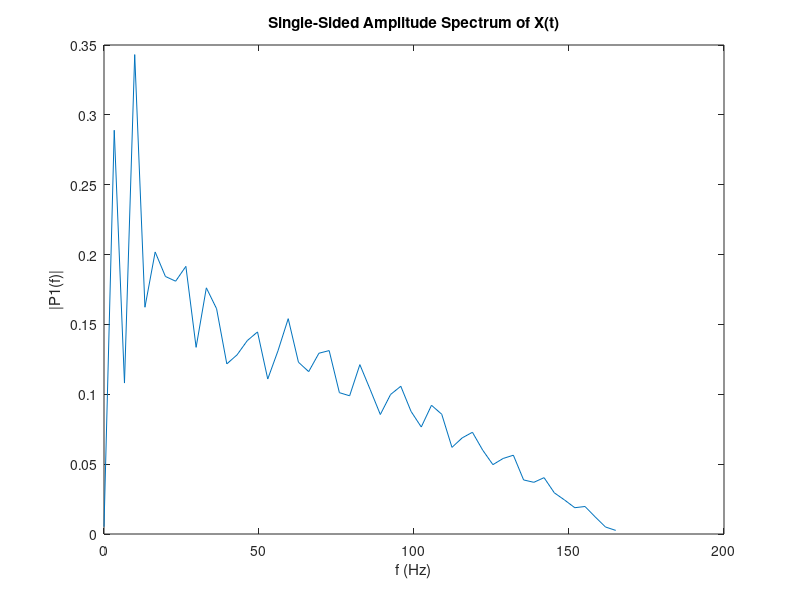
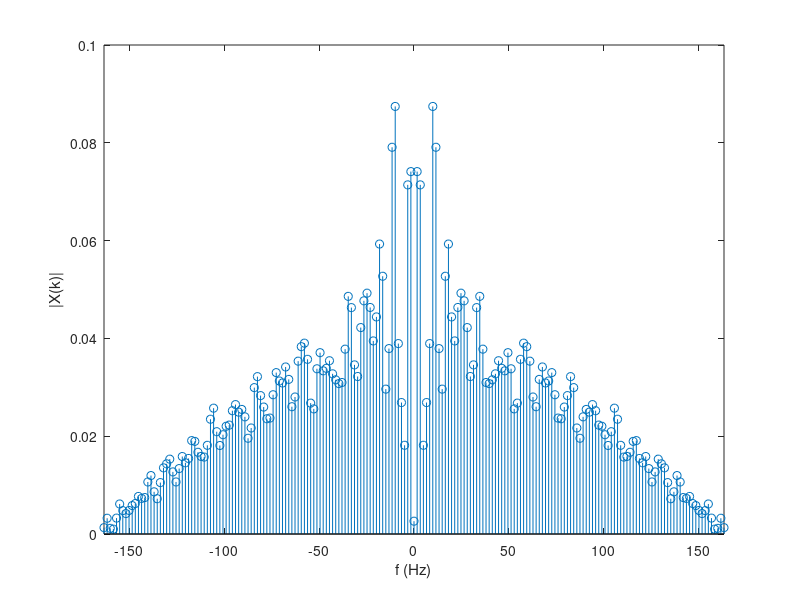

MATLAB code to generate these figures, in order:
%% Simulation of the Beddoes-Leishman State Space Model (NACA0012)
% University of California, Irvine - Fall 2021
% Laura Pla Olea - lplaolea@uci.edu

clear; clc; close all;

%% Data

load('data/dCv_A10');

N = length(alpha_array);
n_t = length(t)/10;
Fs = 1/(t(2)-t(1));

%% FFT

Y = fft(dCv_array(:,1));

P2 = abs(Y/n_t);
P1 = P2(1:n_t/2+1);
P1(2:end-1) = 2*P1(2:end-1);

f = Fs*(0:(n_t/2))/n_t;
figure; plot(f,P1) 
title('Single-Sided Amplitude Spectrum of X(t)')
xlabel('f (Hz)')
ylabel('|P1(f)|')

%% FFT 2

X = 1/N*fftshift(fft(dCv_array(:,1),N));%N-point complex DFT

df=Fs/N; %frequency resolution
sampleIndex = -N/2:N/2-1; %ordered index for FFT plot
foo=sampleIndex*df; %x-axis index converted to ordered frequencies
figure; stem(foo,abs(X)); %magnitudes vs frequencies
xlabel('f (Hz)'); ylabel('|X(k)|'); xlim([-foo(end) foo(end)])